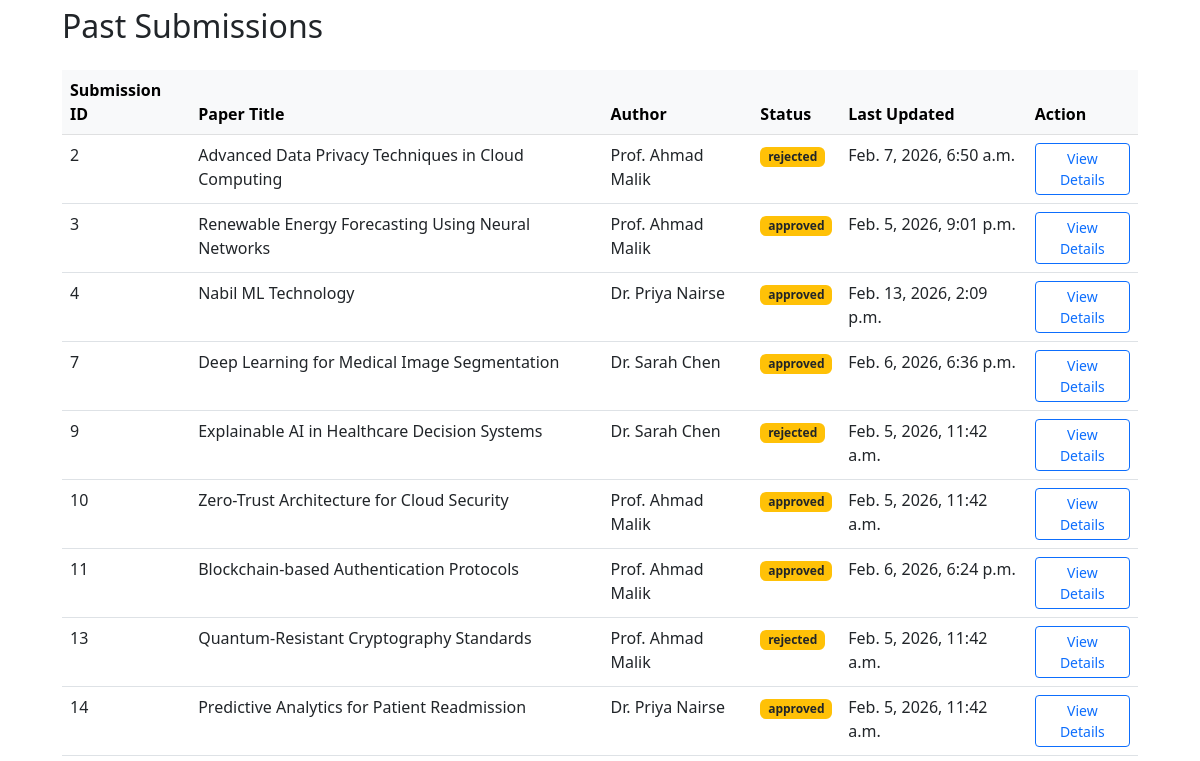
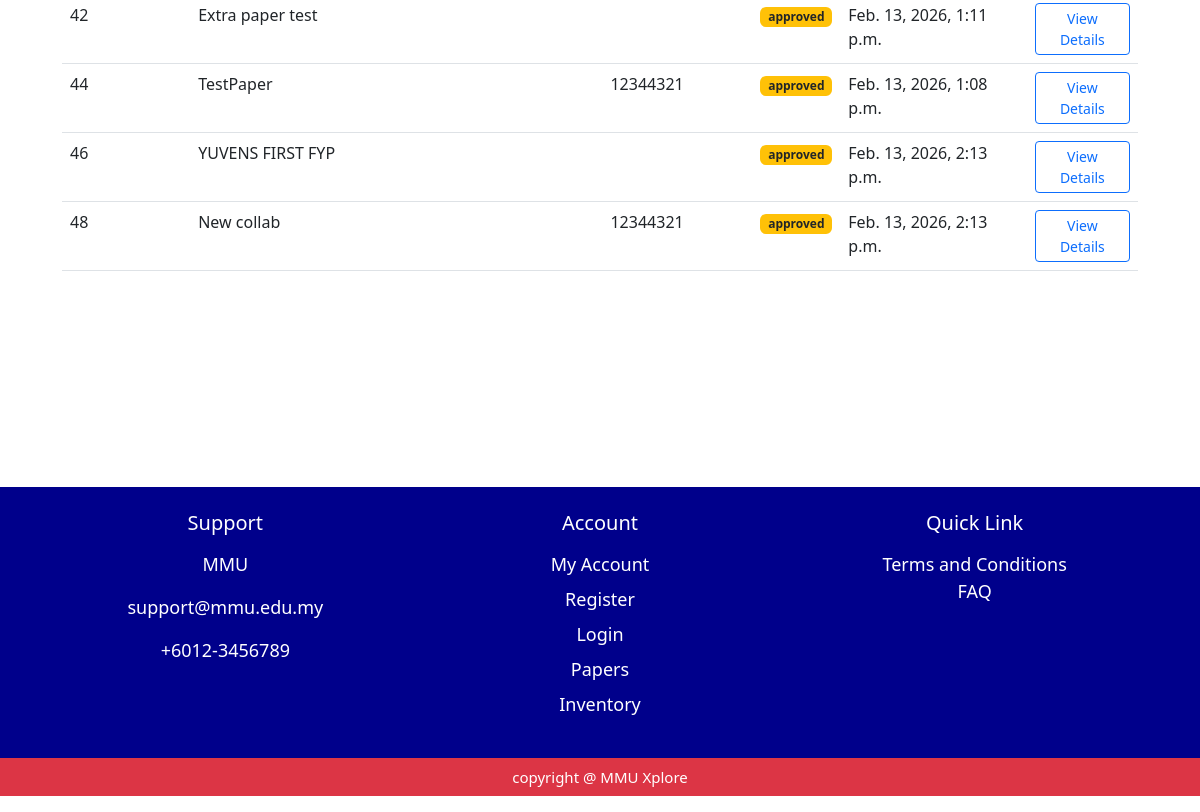
Before: /coordinator/submissions/ (signed in, lower part) with the older database file (2 pictures, top to bottom).
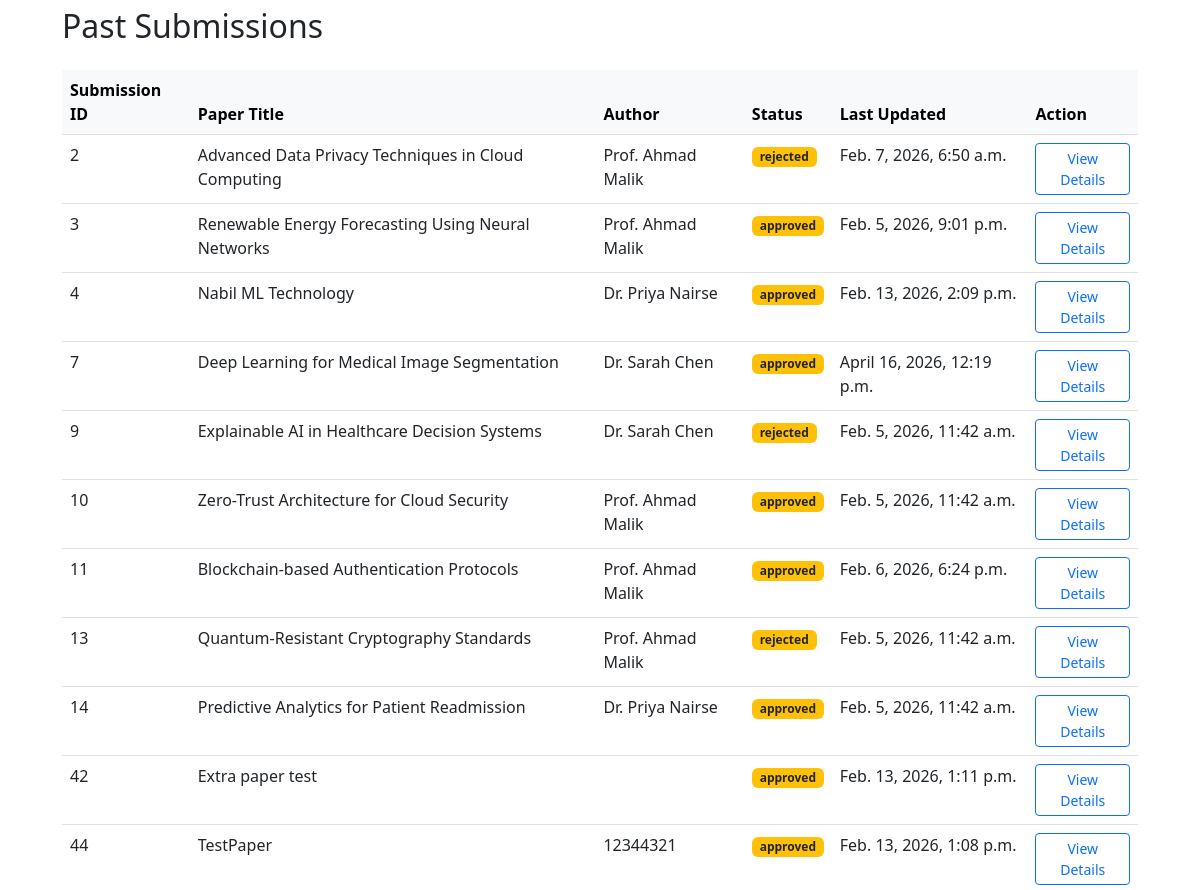
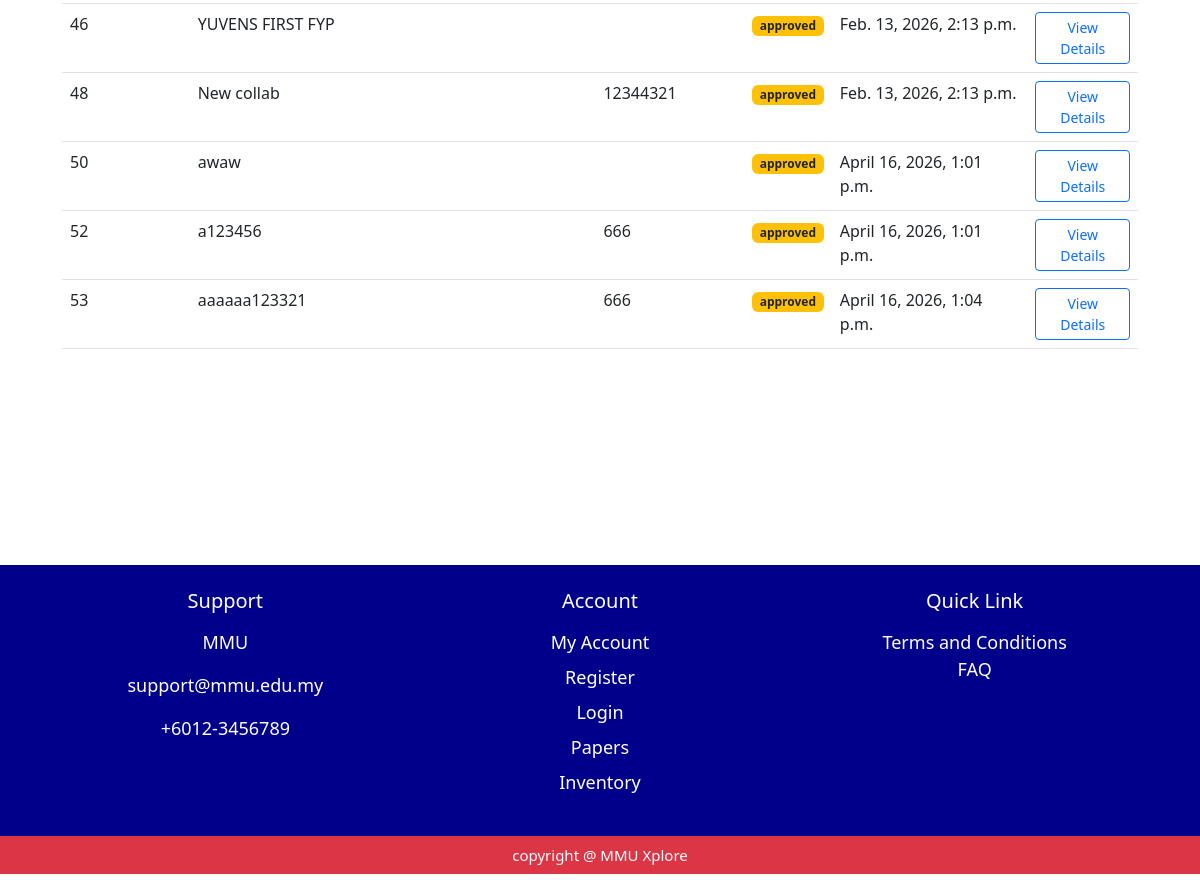
After: the same page with the newer database file (2 pictures, top to bottom).
### myapp/models.py (models this page shows, shortened)
class Submissions(models.Model):
     submission_id = models.AutoField(primary_key=True)
     paper_id = models.ForeignKey(ResearchPaper, on_delete=models.CASCADE)
     submitted_at = models.DateTimeField(auto_now_add=True)
     status = models.CharField(max_length=50, default='under review')

class ResearchPaper(models.Model):
    PAPER_STATUS_CHOICES = [
        ('pending', 'Pending'),
        ('approved', 'Approved'),
        ('rejected', 'Rejected'),
        ('revision', 'Revision'),
    ]
    paper_id = models.AutoField(primary_key=True)
    researcher_id = models.ForeignKey(Researcher, on_delete=models.CASCADE , null=True, blank=True)
    prog_coor_id = models.ForeignKey(ProgrammeCoordinator, on_delete=models.SET_NULL, null=True, blank=True)
    paper_title = models.CharField(max_length=250)
    paper_category = models.CharField(max_length=100)
    paper_desc = models.TextField()
    paper_doi = models.CharField(max_length=100, blank=True, verbose_name="DOI")
    paper_pdf = models.FileField(upload_to='research_papers/')
    paper_status = models.CharField(max_length=20, choices=PAPER_STATUS_CHOICES, default='Pending')
    paper_coauthor = models.ManyToManyField(User, related_name='coauthored_papers', blank=True)
    total_bookmarked = models.IntegerField(default=0)
    total_likes = models.IntegerField(default=0)
    student_id = models.ForeignKey(Student, on_delete=models.SET_NULL, null=True, blank=True)
    published_date = models.DateField(null=True, blank=True)
    last_updated = models.DateTimeField(auto_now=True)

class Researcher(models.Model):
     researcher_id = models.AutoField(primary_key=True)
     user_id = models.ForeignKey(User, on_delete=models.CASCADE)
     bio_description = models.TextField(blank=True)
     OCRID = models.CharField(max_length=50, blank=True)
     google_scholar_id = models.CharField(max_length=50, blank=True)
     publications = models.TextField(blank=True)

class User(models.Model):
     user_id = models.AutoField(primary_key=True)
     fullname = models.CharField(max_length=150 , default='unknown' , blank=True)
     university_id = models.CharField(max_length=50, unique=True , default='0000')
     email = models.EmailField(unique=True , default='unknown@example.com')
     password = models.CharField(max_length=250 , default='password')
     role = models.CharField(max_length=50, default='student')
     avatar = models.FileField(upload_to='profile/', blank=True, null=True)
     date_joined = models.DateTimeField(auto_now_add=True )

### myapp/views.py (the view)
# urls.py: path('coordinator/submissions/', views.submissions, name='coordinator_submissions'),
def submissions(request):
    user_id = request.session.get('user_id')
    user_id = request.session.get('user_id')
    user_name = request.session.get('user_name')
    coordinator = ProgrammeCoordinator.objects.filter(user_id__user_id=user_id).first()
    latest_submission_id = Submissions.objects.filter(
        paper_id=OuterRef('paper_id')
    ).order_by('-submission_id').values('submission_id')[:1]
    submission = Submissions.objects.filter(
        status__in=['pending', 'revision'],
        submission_id=Subquery(latest_submission_id)
    ).select_related('paper_id')
    pastSubmission = Submissions.objects.filter(
        status__in=['approved', 'rejected'],
        submission_id=Subquery(latest_submission_id)
    ).select_related('paper_id')
    context = {
        'coordinator': coordinator,
        'submissions': submission,
        'pastSubmissions': pastSubmission,
        'user_name': user_name
    }
    return render(request, 'coordinator/submissions.html', context)

### myapp/templates/coordinator/submissions.html (shortened to what this page needs)
<!DOCTYPE html>
<html lang="en">
<head>
    <link href="https://cdn.jsdelivr.net/npm/bootstrap@5.2.3/dist/css/bootstrap.min.css" rel="stylesheet">
</head>
<body>
{% include 'components/coordinator_navbar.html' %}
<div class = "page-wrapper">
    <div class="container mt-5">
        <h2 class="mb-4">Past Submissions</h2>
        <table class="table table-hover mt-4">
            <thead class="table-light">
                <tr>
                    <th>Submission ID</th> <th>Paper Title</th> <th>Author</th>
                    <th>Status</th>        <th>Last Updated</th>  <th>Action</th>
                </tr>
            </thead>
            <tbody>
            {% for submission in pastSubmissions %}
            <tr>
                <td>{{ submission.submission_id }}</td>
                <td>{{ submission.paper_id.paper_title }}</td>
                <td class="mb-1">{{ submission.paper_id.researcher_id.user_id.fullname }}</td>
                <td>
                    <span class="badge bg-warning text-dark">{{ submission.status }}</span>
                </td>
                <td>{{ submission.paper_id.last_updated }}</td>
                <td>
                    <a href="{% url 'submission_detail' submission.submission_id %}" class="btn btn-sm btn-outline-primary">
                        View Details
                    </a>
                </td>
            </tr>
            {% empty %}
            <tr>
                <td colspan="5" class="text-center py-4">No past submissions found.</td>
            </tr>
            {% endfor %}
        </tbody>
        </table>
    </div>
    </div>
 {% include 'components/footer.html' %}
</body>
</html>

Changed rows visible on the page:
changed through a linked row, Submissions "Deep Learning for Medical Image Segmentation": paper_id.last_updated "Feb. 6, 2026, 6:36 p.m." → "April 16, 2026, 12:19 p.m."
added Submissions: submission_id "50", paper_id.paper_title "awaw", status "approved", paper_id.last_updated "April 16, 2026, 1:01 p.m."
added Submissions: submission_id "52", paper_id.paper_title "a123456", paper_id.researcher_id.user_id.fullname "666", status "approved", paper_id.last_updated "April 16, 2026, 1:01 p.m."
added Submissions: submission_id "53", paper_id.paper_title "aaaaaa123321", paper_id.researcher_id.user_id.fullname "666", status "approved", paper_id.last_updated "April 16, 2026, 1:04 p.m."
